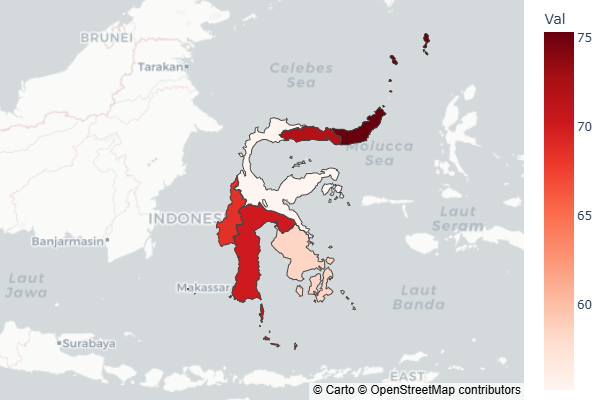

Generate this figure with Python:
import plotly.express as px
import plotly.graph_objects as go
import json
import pandas as pd
from pathlib import Path

BASE = Path(__file__).resolve().parent.parent.parent
with open(BASE / "data" / "processed" / "sulawesi_provinces.geojson") as f:
    geojson = json.load(f)

df = pd.DataFrame({
    'Provinsi': ['Sulawesi Tengah', 'Sulawesi Tenggara', 'Sulawesi Selatan', 'Sulawesi Utara', 'Gorontalo', 'Sulawesi Barat'],
    'Val': [55.2, 58.4, 70.1, 75.3, 72.0, 68.5]
})

fig = px.choropleth_mapbox(
    df, geojson=geojson, locations='Provinsi', featureidkey='properties.Provinsi',
    color='Val', color_continuous_scale='Reds', mapbox_style='carto-positron',
    zoom=4.2, center={"lat": -1.8, "lon": 120.5}
)
fig.update_layout(paper_bgcolor='white', margin=dict(l=0,r=0,t=0,b=0))
fig.write_image("test_map.png", width=600, height=400)
print("SUCCESS writing test_map.png")
